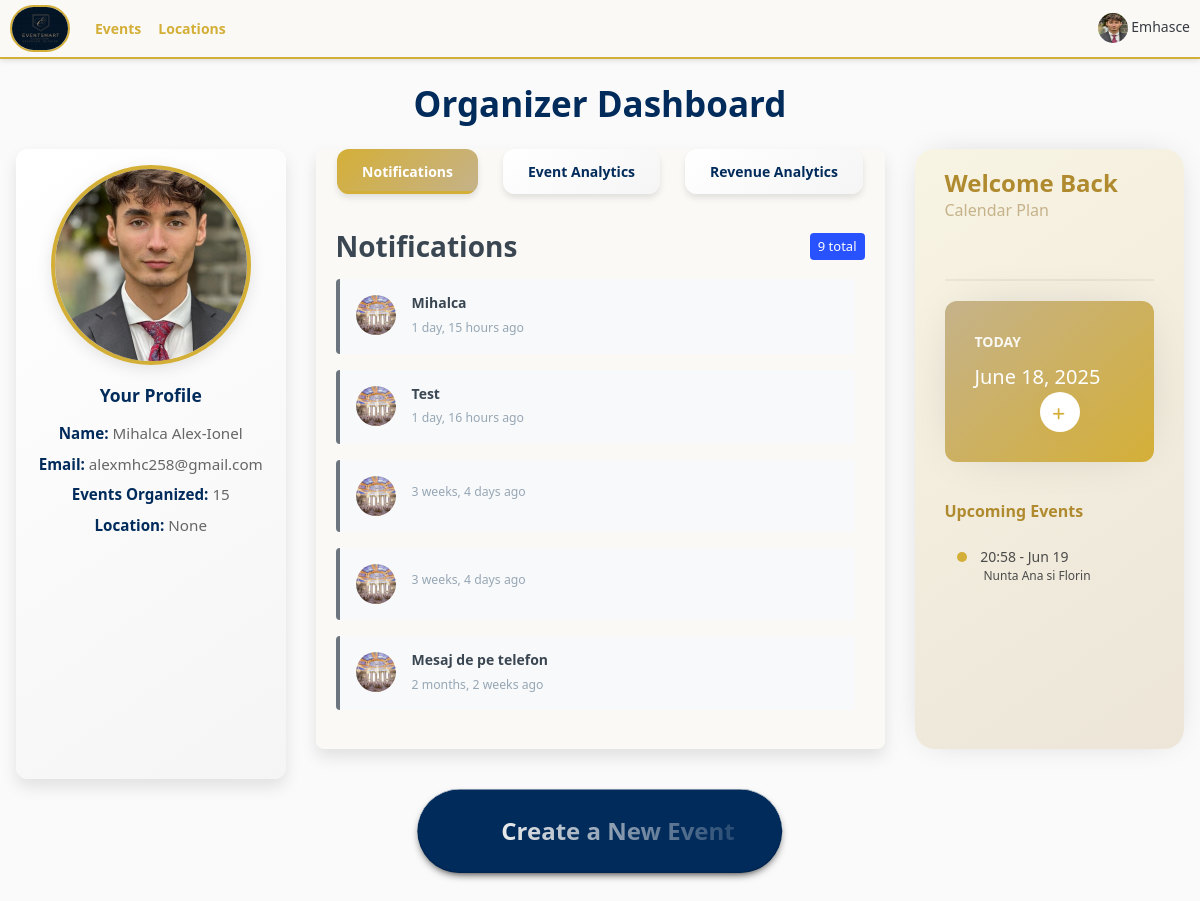
Before: /home-organizer/ (signed in) with the older database file.
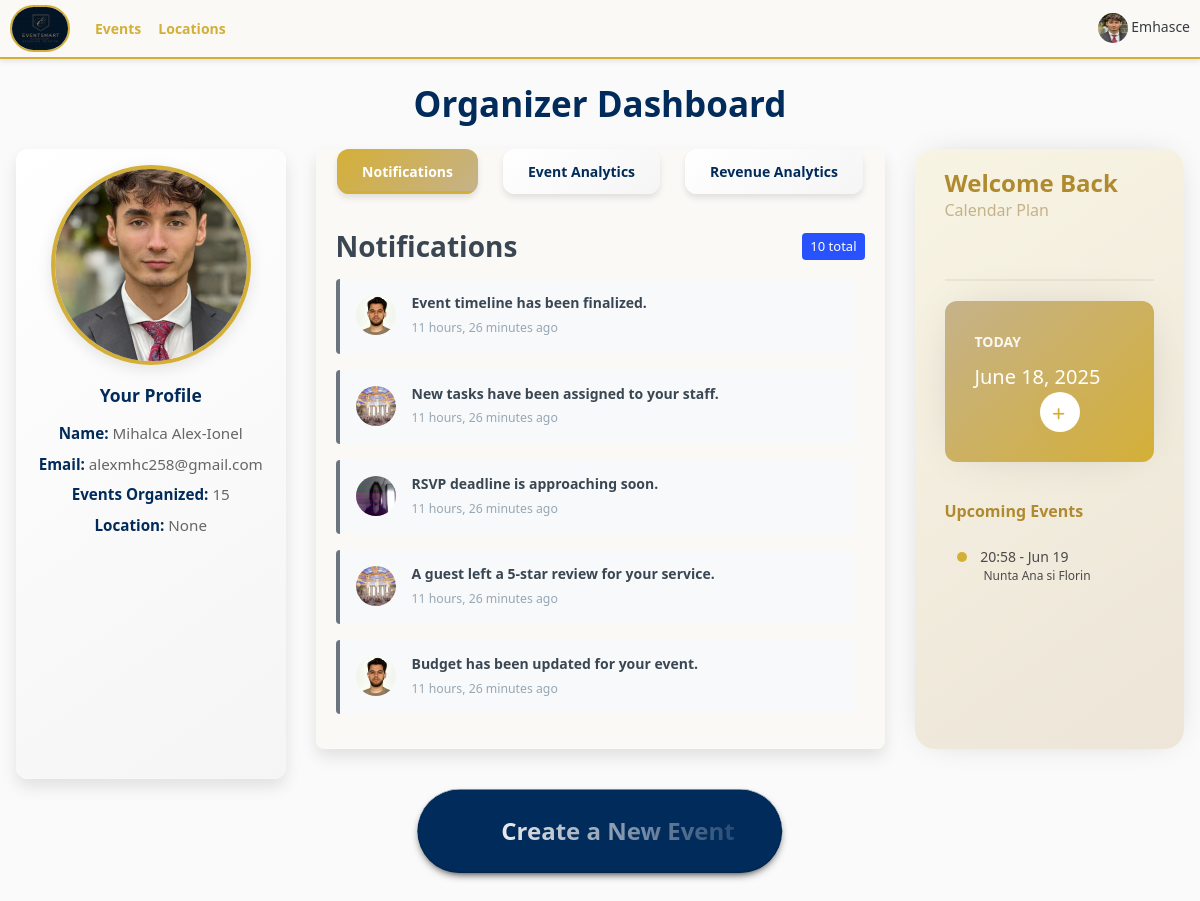
After: the same page with the newer database file.
### base/models.py (models this page shows, shortened)
class EventNotification(models.Model):
    sender = models.ForeignKey(User, on_delete=models.CASCADE, related_name="sender")
    receiver = models.ForeignKey(User, on_delete=models.CASCADE, related_name="reciever", null=True, blank=True)
    event = models.ForeignKey(Event, on_delete=models.CASCADE, null=True, blank=True)
    message = models.TextField()
    timestamp = models.DateTimeField(auto_now_add=True)
    is_read = models.BooleanField(default=False)

class Profile(models.Model):
    user = models.ForeignKey(User, on_delete=models.CASCADE, null=True, blank=True)
    username = models.CharField(max_length=150, unique=True)
    password = models.CharField(max_length=128)
    email = models.EmailField()
    description = models.TextField(null=True, blank=True)
    photo = models.ImageField(upload_to='profile_photos/', null=True, blank=True, default="poze_invitati/male.png")
    cv_file = models.FileField(upload_to='cv_folder', null=True, blank=True)
    approved = models.BooleanField(default=False)
    number = models.CharField(max_length=15,default="+(40) 748364823")
    age = models.IntegerField(default=20)
    first_name = models.CharField(null=True, blank=True,max_length=15)
    last_name = models.CharField(null=True, blank=True,max_length=15)
    location = models.CharField(null=True, blank=True,max_length=60)
    street = models.CharField(null=True, blank=True,max_length=100)
    zip_code = models.CharField(null=True, blank=True,max_length=10)
    facebook = models.CharField(null=True, blank=True,max_length=100)
    instagram = models.CharField(null=True, blank=True,max_length=100)
    work_link = models.CharField(null=True, blank=True,max_length=100)
    google_link = models.CharField(null=True, blank=True,max_length=100)
    country = models.CharField(null=True, blank=True,max_length=100)
    created_at = models.DateTimeField(auto_now_add=True)
    USER_TYPE_CHOICES = (
        ('admin', 'Admin'),
        ('organizer', 'Organizer'),
        ('guest', 'Guest'),
        ('staff', 'Staff')
    )
    user_type = models.CharField(
        max_length=20,
        choices=USER_TYPE_CHOICES,
        default='guest'
    )

class Event(models.Model):
    location = models.ForeignKey(Location, on_delete=models.SET_NULL, null=True, blank=True)
    event_name = models.CharField(max_length=100)
    event_date = models.DateField()
    event_time = models.TimeField()
    event_description = models.TextField(null=True, blank=True)
    created_at = models.DateTimeField(auto_now_add=True)
    guests = models.ManyToManyField(Guests, related_name='events', blank=True)
    completed = models.BooleanField(default=False)
    types = models.ManyToManyField(Type, blank=True)
    cost = models.DecimalField(max_digits=10, decimal_places=2, default=3000)
    updated_at = models.DateTimeField(auto_now=True)
    is_canceled = models.BooleanField(default=False)
    organized_by = models.ForeignKey(
        User,
        on_delete=models.CASCADE,
        related_name="organized_events",
        blank=True,
        null=True
    )

### base/views.py (the view, shortened to what this page needs)
def home_organizer(request):
    events = Event.objects.all()
    upcoming_events_raw = events.filter(organized_by=request.user, event_date__gte=timezone.now()).order_by('event_date')[:5]
    upcoming_events = []
    for event in upcoming_events_raw:
        upcoming_events.append({
            'title': event.event_name,
            'time': event.event_time.strftime('%H:%M') if event.event_time else 'All Day',
            'date': event.event_date.strftime('%b %d'),
            'id': event.id
        })
    notifications = EventNotification.objects.filter(
        receiver=request.user
    ).order_by('-timestamp').select_related('sender', 'event')[:10]
    unread_notifications = [n for n in notifications if not n.is_read]
    if unread_notifications:
        unread_ids = [n.id for n in unread_notifications]
        EventNotification.objects.filter(id__in=unread_ids).update(is_read=True)
        for notification in notifications:
            if not notification.is_read:
                notification.is_read = True
    from django.db.models import Count
    from collections import Counter
    popular_categories = []
    event_types = events.values_list('types__name', flat=True).exclude(types__name__isnull=True)
    type_counts = Counter(event_types)
    for type_name, count in type_counts.most_common(5):
        if type_name:  # Exclude None values
            popular_categories.append({
                'name': type_name,
                'count': count,
                'percentage': round((count / events.count()) * 100, 1) if events.count() > 0 else 0
            })
    from datetime import timedelta
    six_months_ago = timezone.now() - timedelta(days=180)
    recent_events = events.filter(event_date__gte=six_months_ago, organized_by=request.user)
    recent_performance = []
    for i in range(6):
        month_start = timezone.now() - timedelta(days=30 * (i + 1))
        month_end = timezone.now() - timedelta(days=30 * i)
        month_events = recent_events.filter(event_date__gte=month_start, event_date__lt=month_end)
        month_participants = sum(event.guests.count() for event in month_events)
        completed_events = month_events.filter(completed=True).count()
        total_month_events = month_events.count()
        success_rate = round((completed_events / total_month_events) * 100, 1) if total_month_events > 0 else 0
        if total_month_events > 0:
            recent_performance.append({
                'month': month_start.strftime('%B'),
                'events': total_month_events,
                'participants': month_participants,
                'success_rate': success_rate,
                'revenue': sum(event.cost for event in month_events.filter(completed=True)) if month_events.filter(completed=True).exists() else 0
            })
    recent_performance.reverse()
    if len(recent_performance) == 0:
        recent_performance = [
            {'month': 'April', 'events': 1, 'participants': 1, 'success_rate': 100.0, 'revenue': 3000},
            {'month': 'May', 'events': 1, 'participants': 2, 'success_rate': 100.0, 'revenue': 3000},
        ]
    from django.db.models import Avg
    organizer_reviews = Review.objects.filter(organizer=request.user)
    average_rating = organizer_reviews.aggregate(Avg('organizer_stars'))['organizer_stars__avg']
    if average_rating is not None:
        formatted_rating = round(average_rating, 1)
    else:
        formatted_rating = "N/A"
    from decimal import Decimal
    organizer_events = events.filter(organized_by=request.user)
    revenue_analytics = []
    total_revenue = Decimal('0')
    total_costs = Decimal('0')
    for i in range(6):
        month_start = timezone.now() - timedelta(days=30 * (i + 1))
        month_end = timezone.now() - timedelta(days=30 * i)
        month_events = organizer_events.filter(event_date__gte=month_start, event_date__lt=month_end, completed=True)
        month_revenue = sum(event.cost for event in month_events) if month_events.exists() else Decimal('0')
        month_costs = month_revenue * Decimal('0.3')
        month_profit = month_revenue - month_costs
        total_revenue += month_revenue
        total_costs += month_costs
        if month_revenue > 0:  # Only add months with revenue
            revenue_analytics.append({
                'month': month_start.strftime('%B'),
                'revenue': float(month_revenue),
                'costs': float(month_costs),
                'profit': float(month_profit),
                'events_count': month_events.count()
            })
    revenue_analytics.reverse()
    total_profit = total_revenue - total_costs
    context = {
        'total_events': events.count(),
        'total_participants': sum(event.guests.count() for event in events),
        'acceptance_rate': 85,
        'average_feedback': 4.7,
        'average_rating': formatted_rating,
        'today_date': datetime.now().strftime('%B %d, %Y'),
        'upcoming_events': upcoming_events,
        'notifications': notifications,
        'popular_categories': popular_categories,
        'recent_performance': recent_performance,
        'revenue_analytics': revenue_analytics,
        'total_revenue': float(total_revenue),
        'total_costs': float(total_costs),
        'total_profit': float(total_profit),
    }
    return render(request, 'base/home-organizer.html', context)

### base/context_processors.py (called while the page is built)
def media_url(request):
    return {
        'MEDIA_URL': settings.MEDIA_URL
    }

### base/templates/base/home-organizer.html (shortened to what the changed rows need)
{% extends 'main.html' %}
{% block content %}
<div class="container-fluid mt-4 px-3">
    <h1 class="mb-4 text-center" style="color: var(--primary-dark);">Organizer Dashboard</h1>
    <div class="row dashboard-row">
        <div class="col-md-6 mb-3 d-flex align-items-stretch">
            <div class="card full-height-card w-100" style="background-color: var(--background-light); color: var(--primary-dark); border-radius: 8px;">
          <div class="tab-content" data-tab="1" id="tab1">
            <div class="d-flex justify-content-between align-items-center mb-3">
                <h2 class="mb-0">Notifications</h2>
                <span class="badge bg-primary">
              {{ notifications|length }} total
                </span>
            </div>
            <div class="notifications-container" style="max-height: 500px; overflow-y: auto;">
                {% for notification in notifications %}
                <div class="notification-card mb-3 p-3 rounded {% if not notification.is_read %}unread{% endif %}"
               style="background-color: #f8f9fa; border-left: 4px solid {% if not notification.is_read %}#D4AF37{% else %}#6c757d{% endif %};">
              <div class="d-flex justify-content-between">
                  <div class="d-flex align-items-start">
                {% if notification.sender.profile_set.first.photo %}
                <img src="{{ notification.sender.profile_set.first.photo.url }}"
                     class="rounded-circle me-3"
                     width="40" height="40"
                     alt="{{ notification.sender.get_full_name }}"
                     onerror="this.style.display='none'">
                {% endif %}
                <div>
                    <h6 class="mb-1">
                  <strong>{{ notification.message }}</strong>
                    </h6>
                    <small class="text-muted">
                  {{ notification.timestamp|timesince }} ago
                    </small>
                </div>
                  </div>
              </div>
                </div>
                {% empty %}
                <div class="text-center py-4 text-muted">
              <i class="fas fa-bell-slash fa-2x mb-2"></i>
              <p>No notifications yet</p>
                </div>
                {% endfor %}
            </div>
              </div>
            </div>
        </div>
<div class="col-md-3 mb-3 d-flex align-items-stretch">
  <div class="calendar light w-100" style="height: 600px;">
      <div class="calendar_header" style="height: 20%;">
          <h1 class="header_title">Welcome Back</h1>
      </div>
      <div class="calendar_events" style="height: 50%; overflow-y: auto;">
          {% for event in upcoming_events %}
          <div class="event_item">
              <div class="ei_Dot {% if forloop.first %}dot_active{% endif %}"></div>
              <div class="ei_Title">{{ event.time }} - {{ event.date }}</div>
              <div class="ei_Copy">{{ event.title }}</div>
          </div>
          {% empty %}
          <div class="text-center py-3 text-muted">
              <i class="fas fa-calendar-plus fa-2x mb-2" style="color: #C5B28A;"></i>
              <p style="color: #4A4A4A; font-size: 14px;">No upcoming events</p>
              <small style="color: #C5B28A;">Create your first event!</small>
          </div>
          {% endfor %}
      </div>
  </div>
</div>
</div>
{% endblock %}

Changed rows visible on the page:
no longer on this page (row unchanged): EventNotification: sender.profile_set.first.photo (picture), message "Mihalca", timestamp "1 day, 15 hours"
no longer on this page (row unchanged): EventNotification: sender.profile_set.first.photo (picture), message "Test", timestamp "1 day, 16 hours"
no longer on this page (row unchanged): EventNotification: sender.profile_set.first.photo (picture), timestamp "3 weeks, 4 days"
no longer on this page (row unchanged): EventNotification: sender.profile_set.first.photo (picture), timestamp "3 weeks, 4 days"
no longer on this page (row unchanged): EventNotification: sender.profile_set.first.photo (picture), message "Mesaj de pe telefon", timestamp "2 months, 2 weeks"
added EventNotification: sender.profile_set.first.photo (picture), message "Event timeline has been finalized.", timestamp "11 hours, 26 minutes"
added EventNotification: sender.profile_set.first.photo (picture), message "New tasks have been assigned to your staff.", timestamp "11 hours, 26 minutes"
added EventNotification: sender.profile_set.first.photo (picture), message "RSVP deadline is approaching soon.", timestamp "11 hours, 26 minutes"
added EventNotification: sender.profile_set.first.photo (picture), message "A guest left a 5-star review for your service.", timestamp "11 hours, 26 minutes"
added EventNotification: sender.profile_set.first.photo (picture), message "Budget has been updated for your event.", timestamp "11 hours, 26 minutes"
Other visible differences:
{{ notifications|length }}: "9" → "10"
